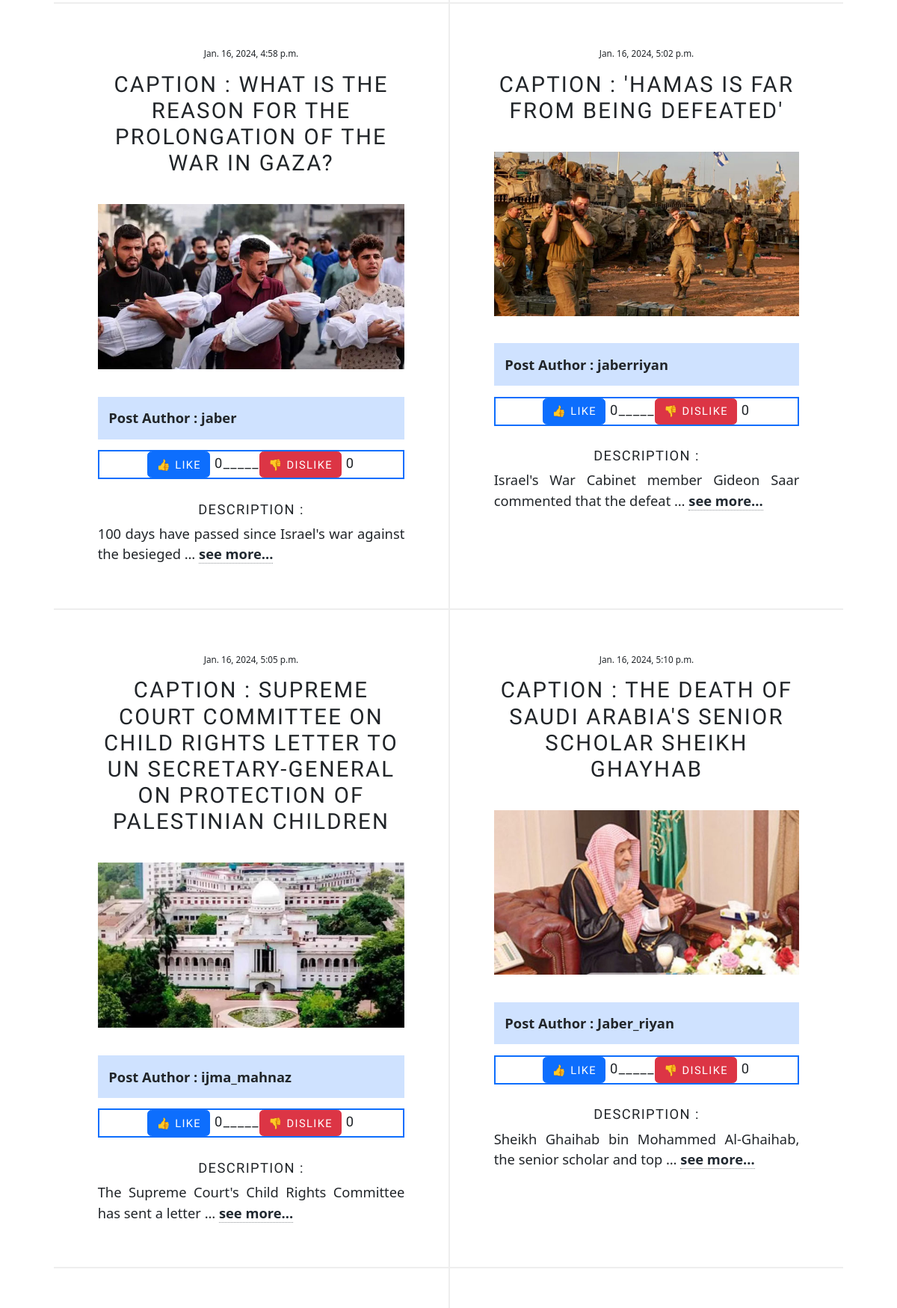
The app's page / (middle part), older data.
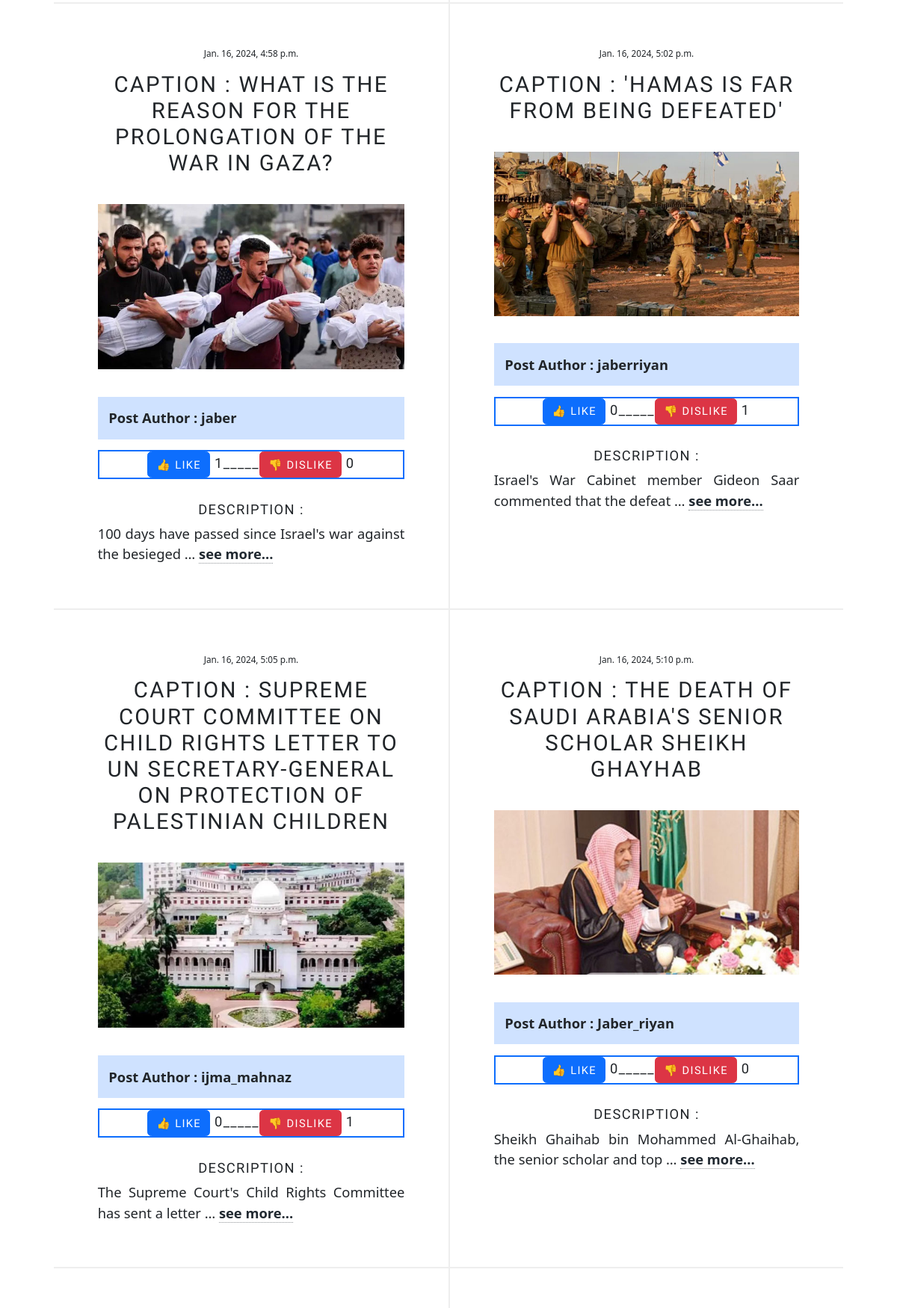
The same page, newer data.
### post/models.py (models this page shows, shortened)
class PostModel(models.Model):
    user = models.ForeignKey(User, related_name='post',on_delete=models.CASCADE)
    caption = models.CharField(max_length=3000)
    created_on = models.DateTimeField(auto_now_add=True)
    body = models.TextField(null=True,blank=True)
    post_image = models.ImageField(upload_to='post/media/images/',null=True,blank=True)
    post_like = models.IntegerField(default=0,null=True,blank=True)
    post_dislike = models.IntegerField(default=0,null=True,blank=True)

### final_exam/views.py (the view)
# urls.py: 2. Add a URL to urlpatterns:  path('', views.home, name='home')
def home(request):
    data = PostModel.objects.all()
    post_data = PostModel.objects.all()
    for post in post_data:
        post.post_like = 0
        post.post_dislike = 0
        all_like = 0
        all_dislike = 0
        specific_post_like = LikeDislikeModel.objects.filter(post=post)
        for post_like in specific_post_like:
            all_like += post_like.like
            all_dislike += post_like.dislike
            post.post_like = all_like
            post.post_dislike = all_dislike
        post.save()
    return render(request, 'home.html',{'posts':data})

### templates/home.html (shortened to what this page needs)
{% extends "base.html" %}
{% load static %}
{% block content %}
<div id="main">
		<section class="posts">
			{% for post in posts %}
			<article>
				<header>
					<span class="date">{{post.created_on}}</span>
					<h2><a href="#">Caption : {{post.caption}}</a></h2>
				</header>
				<a href="#" class="image fit"><img src="{{post.post_image.url}}" alt="" /></a>
				<p class="text-dark fw-bold fs-5 bg-primary-subtle p-3">Post Author : {{post.user.username}}</p>
				<h5 class="border border-2 border-primary"><a class="text-decoration-none btn btn-primary" href="{% url 'like' post.id post.user.id %}">👍 Like</a> {{post.post_like}}_____<a class="btn btn-danger" href="{% url "dislike" post.id post.user.id %}">👎 Dislike</a> {{post.post_dislike}}</h5><br>
				<h5>Description : </h5>
				<p class="fs-5">{{ post.body|truncatewords:10 }} <a class="text-decoration-none text-dark" href="{% url "detailview" post.id %}"><b>see more...</b></a></p>
			</article>
			{% endfor %}
		</section>
</div>
{% endblock content %}

### templates/base.html (shortened to what this page needs)
{% load static %}
<!DOCTYPE HTML>
<html>
	<head>
		<link rel="stylesheet" href="{% static 'assets/css/main.css' %}" />
		<link href="https://cdn.jsdelivr.net/npm/bootstrap@5.3.2/dist/css/bootstrap.min.css" rel="stylesheet">
	</head>
	<body class="is-preload">
			<div id="wrapper" class="fade-in">
                    {% block content %}
                    {% endblock content %}
			</div>
	</body>
</html>

Row changes from the older to the newer data that the page shows:
changed PostModel "WHAT IS THE REASON FOR THE PROLONGATION OF THE WAR IN GAZA?": post_like "0" → "1"
changed PostModel "'HAMAS IS FAR FROM BEING DEFEATED'": post_dislike "0" → "1"
changed PostModel "Jan. 16, 2024, 5:05 p.m.": post_dislike "0" → "1"
